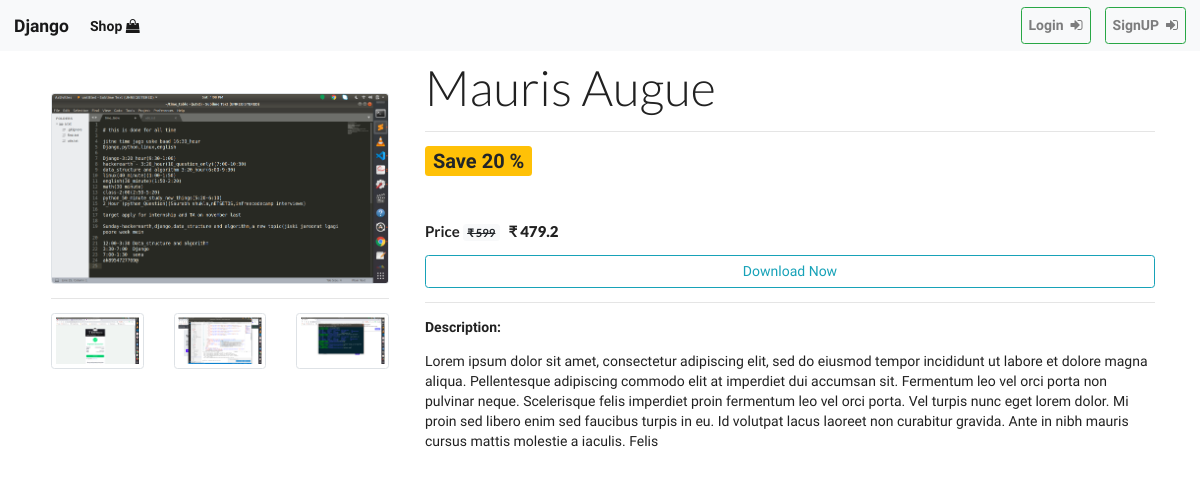
Page /product/1 on the committed database.
### shop/models/product.py (models this page shows)
class Product(models.Model):
    name=models.CharField(max_length=30)
    description=models.CharField(max_length=500)
    price=models.IntegerField(default=0)
    active=models.BooleanField(default=True)
    descount=models.IntegerField(default=0)
    file=models.FileField(upload_to='uploads/files',null=True,blank=True)
    thumbnail=models.ImageField(upload_to='uploads/thumbnails')
    link=models.CharField(null=True,blank=True,max_length=200)
    filesize=models.CharField(null=True,max_length=10)
    def __str__(self):
        return self.name

class ProductImages(models.Model):
    product=models.ForeignKey(Product,default=None,on_delete=models.CASCADE)
    image=models.ImageField(upload_to='uploads/images',blank=True)

### shop/class_views/products.py (the view, shortened to what this page needs)
# urls.py: path('product/<int:product_id>',productDetails,name="details"),
def productDetails(request,product_id):
    product=Product.objects.get(id=product_id)
    print(product)
    images=ProductImages.objects.filter(product=product_id)
    can_download=None
    try:
        session_user=request.session.get('user')
        print(session_user)
    except:
        pass
    return render(request,'product_detail.html',{'product':product,'images':images,'can_download':can_download})

### shop/templatetags/custom_filter.py (called while the page is built)
@register.filter(name='rupee')
def addRupeeSign(value):
    return f"₹ {value}"

@register.filter(name='sale_price')
def getsaleprice(product):
    return (product.price-(product.price*(product.descount/100)))

### shop/templates/product_detail.html (shortened to what this page needs)
{% extends 'header.html' %}
{% load custom_filter %}
{% block content %}
    <div class="container">
        <div class="row">
            <div class="col-4 mt-4 p-4">
                <img id="mainImage" class="img-fluid rounded border"  src="{{product.thumbnail.url}}" alt="">
                <hr>
                <div class="row">
                {% for image in images  %}
                    <div class="col">
                    <img onclick="changeImage(event)" class="img-thumbnail" src="{{image.image.url}}" alt="">
                    </div>
                {% endfor %}
                </div>
            </div>
            <div class="col-8 ml-auto mt-2">
                <h4 class="display-4">{{product.name|title}}</h4>
                <hr>
                <p class="display-8 badge badge-warning"><b>Save  {{product.descount}} %</b></p>
                {% if can_download %}
                <div>
                <a class="ui button teal" target="_blank" href="/download/paidproduct/{{product.id}}">Download</a>
                </div>
                {% else %}
                <h4>Price <del class="badge badge-light">{{product.price|rupee}}</del> &nbsp; <b>{{product|sale_price|rupee}}</b></h4>
                {% if product|sale_price == 0 %}
                    <a target="" href="/download-free/{{product.id}}" class="btn btn-outline-info btn-block">Download Free</a>
                {% else %}
                    <a href="/create-payment/{{product.id}}" class="btn btn-outline-info btn-block">Download Now</a>
                {% endif %}
                {% endif %}
                <hr>
                <p><b>Description:</b></p>
                <p>{{product.description}}</p>
            </div>
        </div>
    </div>
    {% load static %}
{% endblock content %}

### shop/templates/header.html (shortened to what this page needs)
<!doctype html>
<html lang="en">
  <head>
    {% load static %}
    <link rel="stylesheet" href="https://cdn.jsdelivr.net/npm/bootstrap@4.5.3/dist/css/bootstrap.min.css">
    <link rel="stylesheet" href="{% static 'shop/css/semantic.min.css' %}">
    <link rel="stylesheet" href="https://stackpath.bootstrapcdn.com/font-awesome/4.7.0/css/font-awesome.min.css">
  </head>
  <body style="font-family: 'Roboto Slab', serif;
font-family: 'Trispace', sans-serif;">
  <nav class="navbar navbar-expand-lg navbar-light bg-light sticky-top">
  <a class="navbar-brand" href="/"><b>Django</b></a>
  <div class="collapse navbar-collapse" id="navbarSupportedContent">
   <ul class="navbar-nav mr-auto">
      <li class="nav-item active">
        <a class="nav-link " href="/"><b>Shop</b> <i class="fa fa-shopping-bag" aria-hidden="true"></i><span class="sr-only">(current)</span></a>
      </li>
    </ul>
    <ul class="navbar-nav ml-auto">
    {% if request.session.user %}
      <li class="nav-item active">
        <a class="nav-link btn btn-outline-success ml-3" href="/orders"><b>My Order</b> <i class="fa fa-list" aria-hidden="true"></i></a>
      </li>
      <li class="nav-item">
        <a class="nav-link btn btn-outline-success ml-3" href="#"><b>Hi! {{request.session.user.name}}</b></a>
      </li>
       <li class="nav-item">
        <a class="nav-link btn btn-outline-success ml-3" href="/logout"><b>Logout</b></a>
      </li>
      {% else %}
      <li class="nav-item">
        <a class="nav-link btn btn-outline-success ml-3" href="/login"><b>Login</b><i class="fa fa-sign-in ml-2" aria-hidden="true"></i></a>
      </li>
      <li class="nav-item">
        <a class="nav-link btn btn-outline-success ml-3" href="/signup"><b>SignUP</b><i class="fa fa-sign-in ml-2" aria-hidden="true"></i></a>
      </li>
      {% endif %}
    </ul>
  </div>
</nav>
{% block content %}
{% endblock content %}
  </body>
</html>

### shop/templates/product_detail.html (style rules this page uses)
.display-8 { font-size:20px; font-weight:400; }

### rows in the picture
Product: thumbnail (picture), name "Mauris Augue", descount "20", price "₹ 599", price+descount "₹ 479.2", description "Lorem ipsum dolor sit amet, consectetur adipiscing elit, sed do eiusmod tempor incididunt ut labore et dolore magna aliqua. Pellentesque adipiscing commodo elit at imperdiet dui accumsan sit. Fermentum leo vel orci porta non pulvinar neque. Scelerisque felis imperdiet proin fermentum leo vel orci porta. Vel turpis nunc eget lorem dolor. Mi proin sed libero enim sed faucibus turpis in eu. Id volutpat lacus laoreet non curabitur gravida. Ante in nibh mauris cursus mattis molestie a iaculis. Felis"
ProductImages: image (picture)
ProductImages: image (picture)
ProductImages: image (picture)
